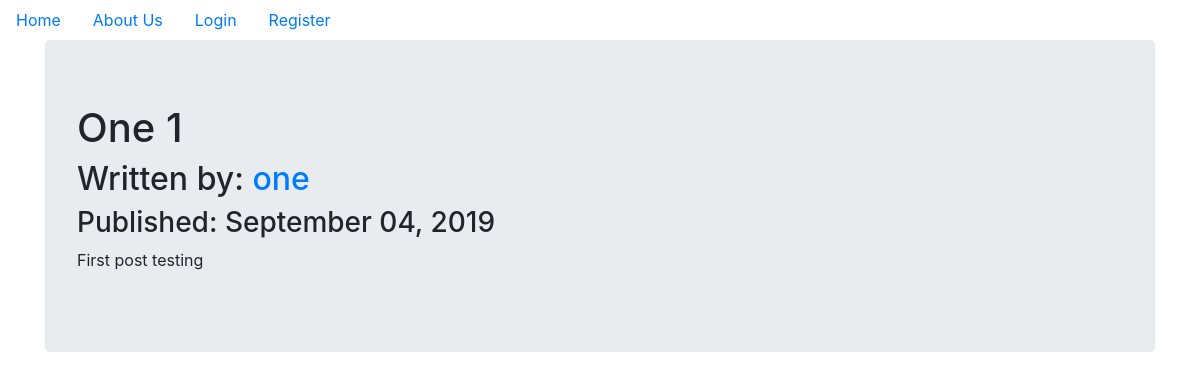
Page /blog_posts/1 on the committed database.
### blog/models.py (models this page shows, shortened)
class BlogPost(db.Model):
	users = db.relationship(User)
	id = db.Column(db.Integer, primary_key = True)
	user_id = db.Column(db.Integer, db.ForeignKey('users.id'), nullable = False)
	date = db.Column(db.DateTime, nullable = False, default = datetime.utcnow)
	title = db.Column(db.String(140),nullable = False)
	text = db.Column(db.Text, nullable=False)

class User(db.Model, UserMixin):
	__tablename__ = 'users'
	id = db.Column(db.Integer, primary_key = True)
	profile_image = db.Column(db.String(64),nullable = False, default = 'default_profile.png')
	email = db.Column(db.String(64), unique = True, index=True)
	username = db.Column(db.String(64), unique=True, index=True)
	password_hash = db.Column(db.String(128))
	posts = db.relationship('BlogPost',backref='author', lazy=True)

### blog/blog_posts/views.py (the view)
@blog_posts.route('/blog_posts/<int:blog_post_id>')
def blog_post(blog_post_id):
	blog_post = BlogPost.query.get_or_404(blog_post_id)
	return render_template('blog_post.html', title=blog_post.title,
							date=blog_post.date, post = blog_post)

### blog/templates/blog_post.html (shortened to what this page needs)
{% extends "base.html" %}
{% block content %}
<div class="jumbotron">
	<h1>{{post.title}}</h1>
	<h2>Written by: <a href="{{url_for('users.user_posts',username=post.author.username)}}">{{post.author.username}}</a></h2>
	<h3>Published: {{post.date.strftime('%B %d, %Y')}}</h3>
	<p>{{post.text}}</p>
</div>
{% endblock %}

### rows in the picture
BlogPost: title "One 1", date "September 04, 2019", text "First post testing"
User: author.username "one"
